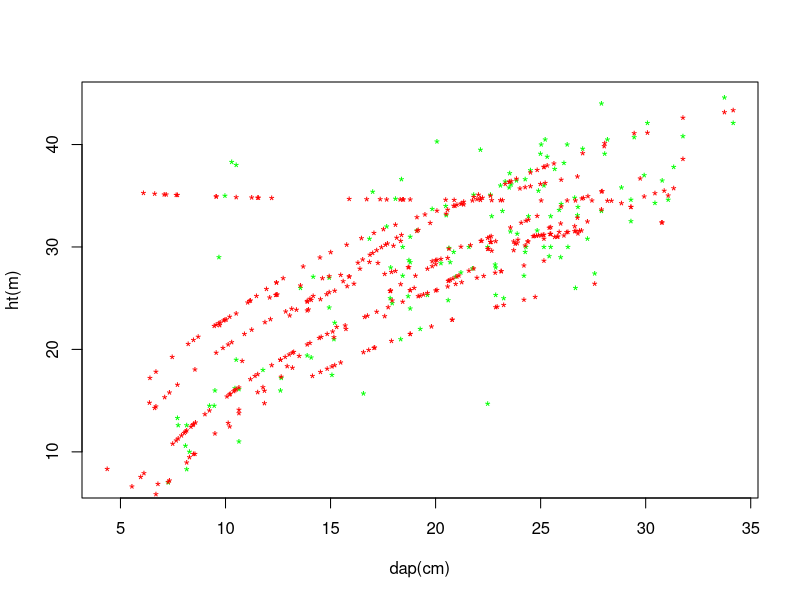

Recreate this plot in R.
#AMOSTRAGEM CASUAL SIMPLES - HIPSOMETRIA POR PARCELA

arv<-read.csv2('tbl.csv');
View(arv);
names(arv);

arv$dap <- arv$CAP/pi
names(arv) <- c("populacao", "parcela", "arvore", "fuste", "cap", "ht", "esp_casca", "obs", "dap")


#Hipsometria por parcela

hipso<-data.frame(
  parcela=unique(arv$parcela),
  b0=NA,
  b1=NA
)


for(i in 1:nrow(hipso)){
  selarv<-subset(arv,
                 parcela==hipso$parcela[i] &
                 dap>0 & !is.na(dap) &
                 ht>0 & !is.na(ht)   
                 );
  ajhipso<-lm('log(ht)~I(1/dap)',selarv);
  bs<-as.vector(coef(ajhipso));
  hipso$b0[i]<-bs[1];
  hipso$b1[i]<-bs[2];
}
View(hipso)

arv<-merge(arv,hipso,by='parcela');


#Estimando as alturas totais
arv$htest<-with(arv,exp(b0+b1/dap));

x11();
#hist(arv$htest[arv$htest>0]);
#hist(arv$ht[arv$ht>0],col='red',add=T);

with(arv,plot(ht~dap,xlab='dap(cm)',
              ylab='ht(m)',pch='*',col='green'))
with(arv,points(htest~dap,pch='*',col='red'));

#arv$htest[arv$dap==0|is.na(dap)]<-0

arv$htre<-arv$ht;
ii<-is.na(arv$ht) | arv$ht==0;
arv$htre[ii]<-arv$htest[ii];

arv$vicc<-with(arv,6.436159e-05*dap^1.852143*htre^9.530665e-01);

names(arv);

arv$arvtal <- 1
arv$areatal <- 17
arv$areaparc <- 314

arv <- subset(arv, !is.na(vicc))

parc<-aggregate(list(vol=arv$vicc),
                list(talhao=arv$arvtal,
                     areatal=arv$areatal,
                     parcela=arv$parcela,
                     areaparc=arv$areaparc
                     ),sum);
View(parc);

#Variável de interesse
y<-parc$vol;

#Média
(ymed<-mean(y));

#Variância
(yvar<-var(y));

#Desvio padrão
(ydesv<-sd(y));
#ou
(ydesv<-sqrt(yvar));

#Tamanho da amostra
(n<-length(y));

#Área da parcela
(areaparc<-mean(parc$areaparc));

#Área da fazenda
talhao<-subset(parc,!duplicated(talhao),c('talhao','areatal'));
View(talhao);
(areafaz<-sum(talhao$areatal));

#Intensidade amostral
(ia<-areafaz/n);

#Número de parcelas cabíveis
(N<-areafaz*10000/areaparc);

#Variância da media
(yvarmed<-(yvar/n)*(1-n/N));

#Erro padrão da média
(ydesvmed<-sqrt(yvarmed));

#Erro do inventário
(erroinv<-qt(0.975,n-1)*ydesvmed)

#Erro do inventário em porcentagem

(erroinvperc<-erroinv/ymed *100);

#Média por ha
(yha<-ymed*(10000/areaparc));
#Erro inventário por ha
(erroinvha<-erroinv*(10000/areaparc));

#Total populacional
(ytot<-yha*areafaz);
#Erro inventário para a população
(erroinvtot<-erroinvha*areafaz);

#Intervalo de confiança para a população

cat(paste(round(ytot-erroinvtot,0),'<= total <=',
          round(ytot+erroinvtot,0),'m³\n'));



